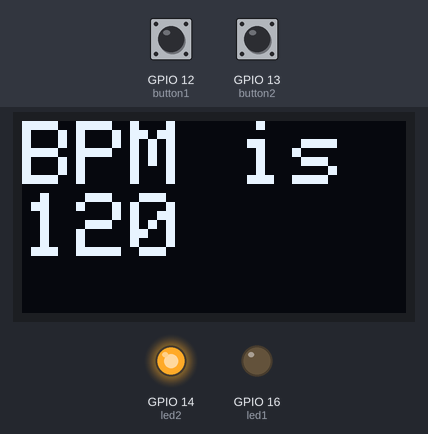
Recording of a program running on a simulated ESP8266 (NodeMCU). Parts: 128×64 one-colour display, output pins drawn as LEDs (lit = HIGH). Dashed ring = blinking. Inputs (shaded band) come from the test bench; at power-on: GPIO 13 (button2) HIGH, GPIO 12 (button1) HIGH.

Above: at 4.0 s.
4.1 s: GPIO 13 (button2) pulled LOW for 3.2 s
At 5.01 s:
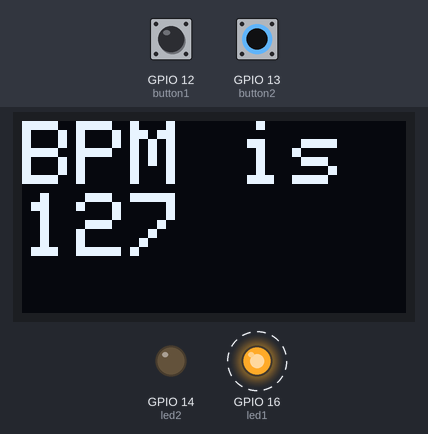
7.9 s: GPIO 13 (button2) pulled LOW for 0.15 s
At 8.32 s:
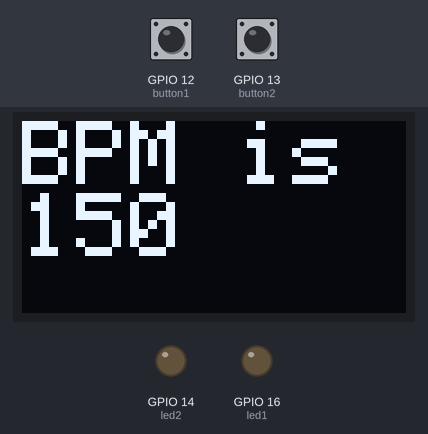
8.6 s: GPIO 12 (button1) pulled LOW for 0.15 s
At 8.74 s:
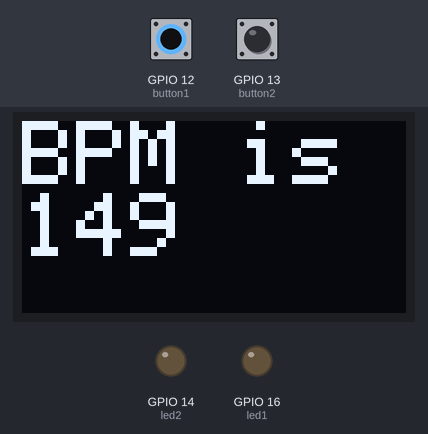
9.3 s: GPIO 12 (button1) pulled LOW for 3.2 s
At 10.2 s:
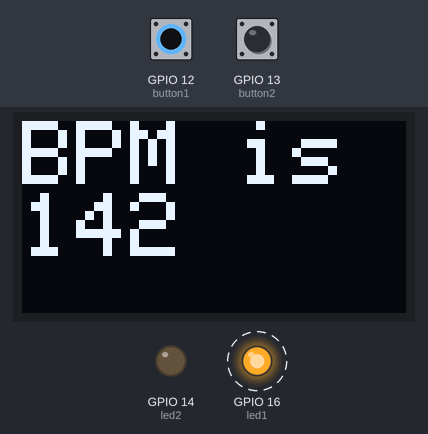
13.1 s: GPIO 12 (button1) driven LOW and GPIO 13 (button2) driven LOW
At 13.5 s:
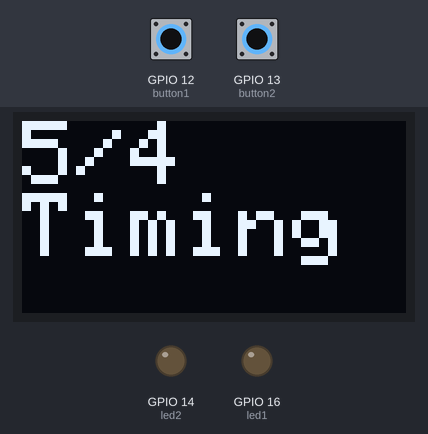
16.1 s: GPIO 13 (button2) driven HIGH
At 16.8 s:
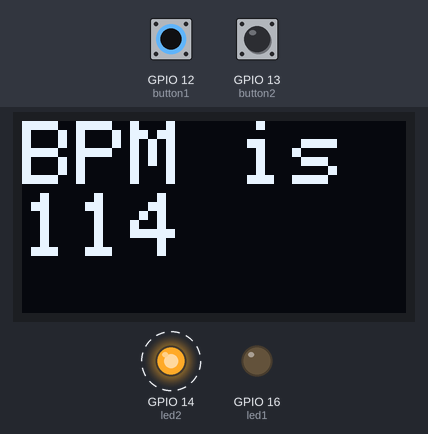
Timing chart, 0 to 18.9 s (numbered marks = the images above; inputs shaded):
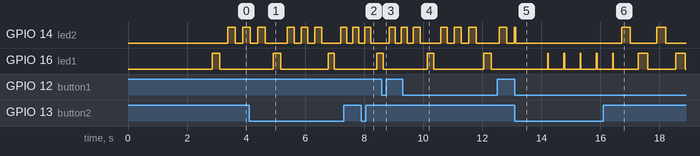

Measured:
- after the input at 4.1 s, the display: first changes at once (image 1 shows a later state)
- after the input at 7.9 s, the display: changes at once (image 2)
- after the input at 8.6 s, the display: changes at once (image 3)
- after the input at 9.3 s, the display: first changes at once (image 4 shows a later state)
- after the input at 13.1 s, the display: changes at once (image 5)
- after the input at 16.1 s, GPIO 14 (led2): alternates HIGH for 0.30 s and LOW for 0.90 s, starting after 0.62 s
- by itself, GPIO 16 (led1): alternates HIGH for 0.24 s and LOW for 1.7 s

The program:

main.cpp
```cpp
#include <Wire.h>
#include <Adafruit_GFX.h>
#include <Adafruit_SSD1306.h>

#define SCREEN_WIDTH 128 // OLED display width, in pixels
#define SCREEN_HEIGHT 64 // OLED display height, in pixels

// Declaration for an SSD1306 display connected to I2C (SDA, SCL pins)
// The pins for I2C are defined by the Wire-library.
// On an arduino UNO:       A4(SDA), A5(SCL)
// On an arduino MEGA 2560: 20(SDA), 21(SCL)
// On an arduino LEONARDO:   2(SDA),  3(SCL), ...
#define OLED_RESET     -1 // Reset pin # (or -1 if sharing Arduino reset pin)
#define SCREEN_ADDRESS 0x3C ///< See datasheet for Address; 0x3D for 128x64, 0x3C for 128x32
Adafruit_SSD1306 display(SCREEN_WIDTH, SCREEN_HEIGHT, &Wire, OLED_RESET);


#define led1 16
#define led2 14
#define button1 12
#define button2 13


int bpm = 120;
int timing = 4; //Time signature, 4/4 by default

void displaybpm()
{
  display.clearDisplay();
  display.setCursor(0, 0);
  display.println("BPM is " + String(bpm));
  display.display();
}
void displaytiming()
{
  display.clearDisplay();
  display.setCursor(0, 0);
  display.println(String(timing)+"/4");
  display.println("Timing");
  display.display();
}


void setup() {
  Serial.begin(9600);
  pinMode(button1, INPUT_PULLUP);
  pinMode(button2, INPUT_PULLUP);
  pinMode(led1, OUTPUT);
  pinMode(led2, OUTPUT);

  // SSD1306_SWITCHCAPVCC = generate display voltage from 3.3V internally
  if(!display.begin(SSD1306_SWITCHCAPVCC, SCREEN_ADDRESS)) {
    Serial.println(F("SSD1306 allocation failed"));
    for(;;); // Don't proceed, loop forever
  }

  display.clearDisplay();
  display.setTextSize(2);
  display.setTextColor(SSD1306_WHITE); // Draw white text
  display.setCursor(0, 0);
  display.println("Starting...");
  display.display();
  delay(1000);
  display.clearDisplay();
  display.setCursor(0, 0);
  display.println("Made by");
  display.println("Ducttape");
  display.println("Engineer");
  display.display();
  display.setTextSize(3.5);
  delay(1750);
}

int counter = 0;
unsigned long lastButtonPress1 = 0;
unsigned long lastButtonPress2 = 0;
int bpmincreased = 0;  // Button press counter, to make sure we don't increase BPM at the start of a short press
int bpmdecreased = 0;


int ledState = LOW;  // ledState used to set the LED

// Generally, you should use "unsigned long" for variables that hold time
// The value will quickly become too large for an int to store
unsigned long previousMillis = 0;  // will store last time LED was updated


int changeTiming(int timing) {
  timing++;
  if (timing > 8) {
    timing = 1;
  }
  return timing;
}

void loop() {
  unsigned long currentMillis = millis();
  if (digitalRead(button1) == LOW && digitalRead(button2) == LOW) {
    timing = changeTiming(timing);
    displaytiming();
    counter = 0;
    ledState = LOW;
    digitalWrite(led1, LOW);
    digitalWrite(led2, LOW);
    delay(500);
  }

  // Button 1 (decrease BPM)
  if (digitalRead(button1) == LOW && currentMillis - lastButtonPress1 >= 100) {
    if (bpmdecreased == 0 || bpmdecreased > 2) { //logic to prevent the bpm from going down by multiple units when the button is pressed for a short duration
      bpm = max(1, bpm - 1);  // Prevent BPM from going to 0 or negative
    }
    lastButtonPress1 = currentMillis;
    bpmdecreased++;
  }

  // Button 2 (increase BPM)
  if (digitalRead(button2) == LOW && currentMillis - lastButtonPress2 >= 100) {
    if (bpmincreased == 0 || bpmincreased > 2) {  //logic to prevent the bpm from going up by multiple units when the button is pressed for a short duration
      bpm++;
    }
    lastButtonPress2 = currentMillis;
    bpmincreased++;
  }
  if (digitalRead(button1) == HIGH) { //Button 1 is not pressed - reset counter
    bpmdecreased = 0;
  }
  if (digitalRead(button2) == HIGH) { //Button 2 is not pressed - reset counter
    bpmincreased = 0;
  }

  displaybpm();    // Update display

  // Calculate the half-beat interval in milliseconds
  // (A full beat period = 60000 / bpm, so half beat = 30000 / bpm)
  unsigned long halfBeatInterval = 30000UL / bpm;

  // Toggle LED state based on timing for a consistent beat
  if (currentMillis - previousMillis >= halfBeatInterval) {
    previousMillis = currentMillis;

    // Toggle LED state
    ledState = (ledState == LOW) ? HIGH : LOW;

    // Alternate between two LEDs based on a counter
    if (counter < 2) {
      digitalWrite(led1, ledState);
    } else {
      digitalWrite(led2, ledState);
    }

    counter = (counter + 1) % (timing*2);  // Increment counter and wrap around
  }
}
```
